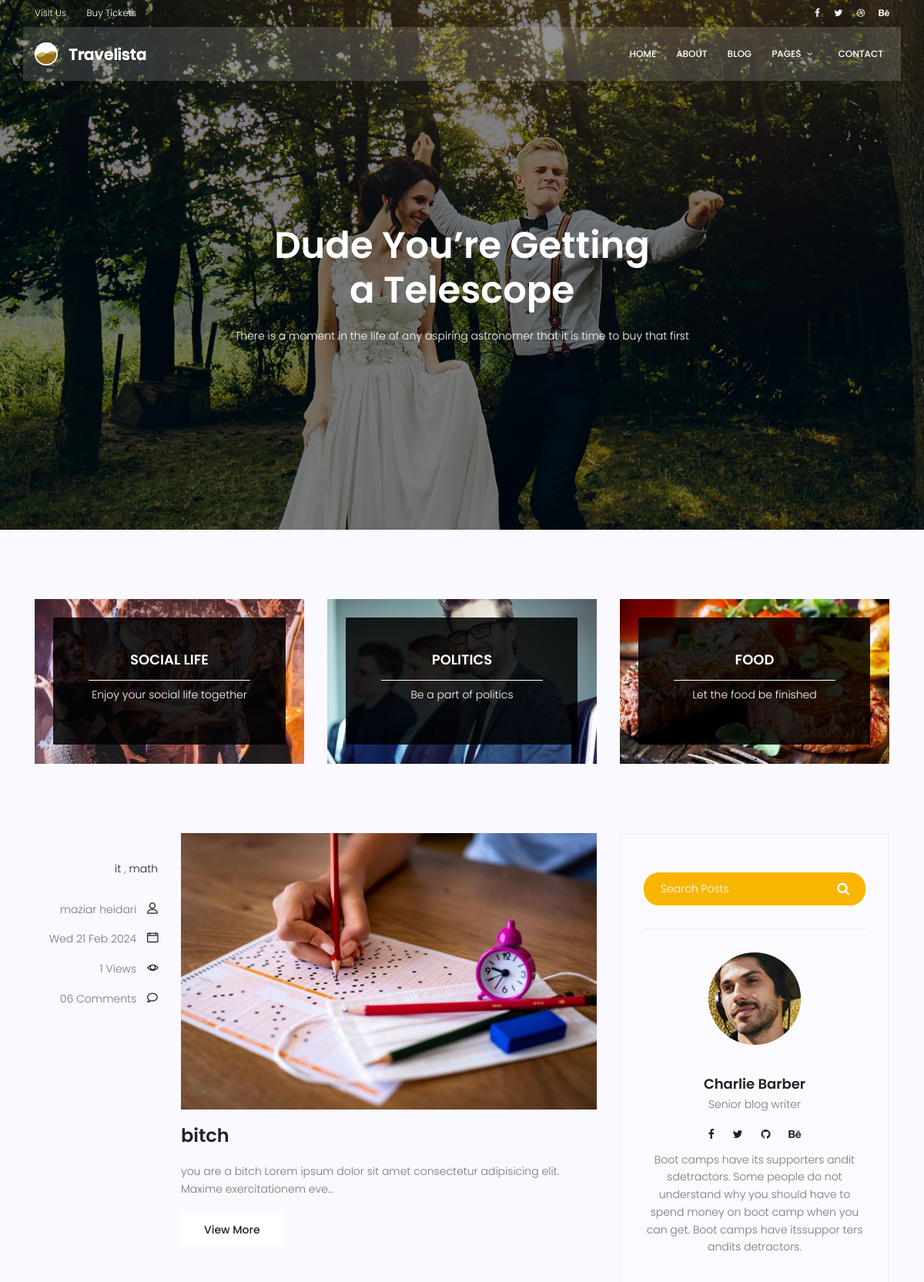
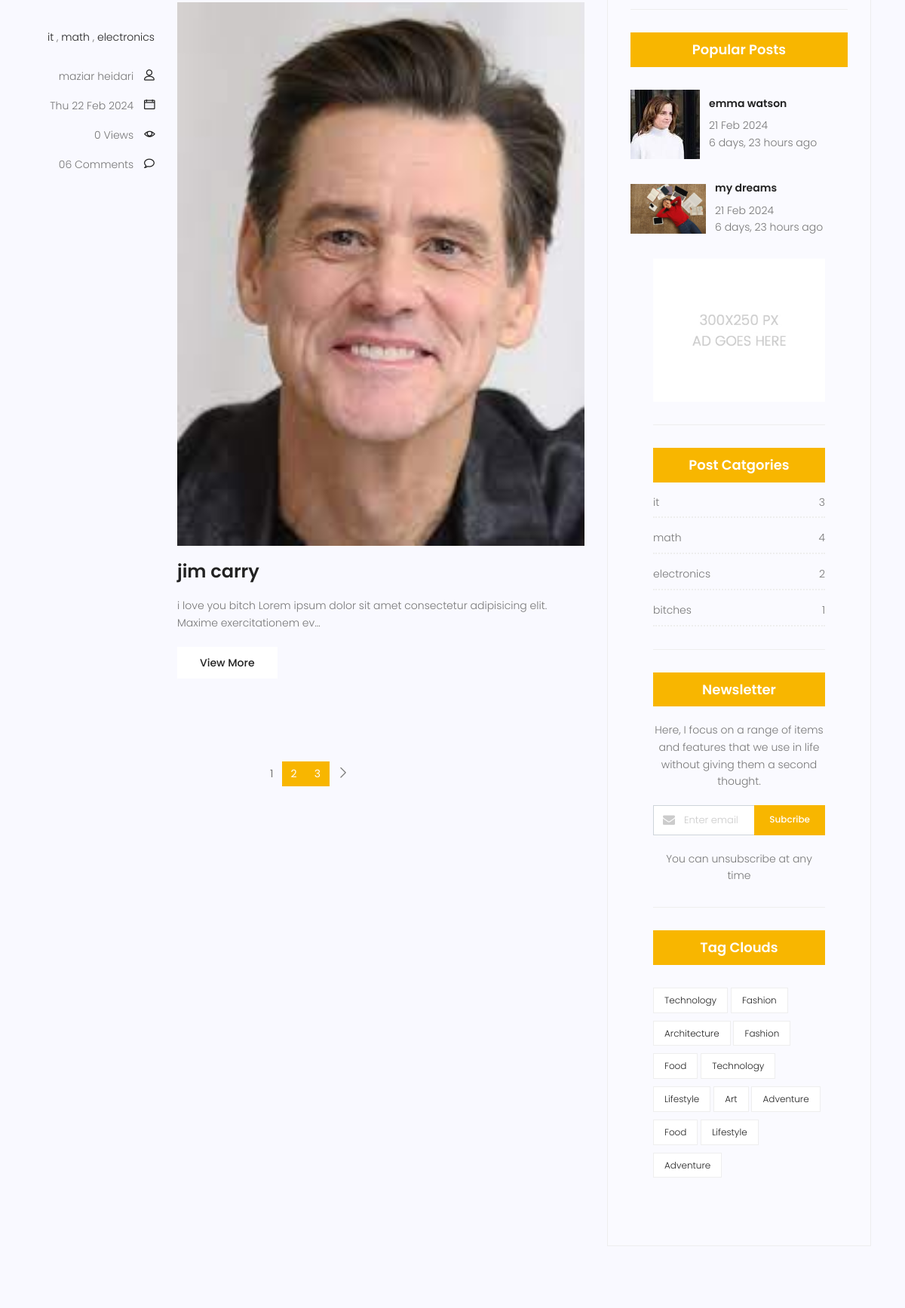
Screenshot of /blog/ (upper part) with the database file from the repository (2 pictures, top to bottom).
### blog/models.py (models this page shows, shortened)
class Category(models.Model):
  name = models.CharField(max_length=255)
  def __str__(self):
    return self.name

class Post(models.Model):
  category = models.ManyToManyField(Category)
  author = models.ForeignKey(User, on_delete=models.SET_NULL, null=True)
  image = models.ImageField(upload_to='blog', default='blog/default.jpg')
  title = models.CharField(max_length=255)
  content = models.TextField()
  counted_views = models.IntegerField(default=0)
  status = models.BooleanField(default=False)
  published_date = models.DateTimeField(null=True)
  created_date = models.DateTimeField(auto_now_add=True)
  updated_date = models.DateTimeField(auto_now=True)
  class Meta:
    ordering = ['created_date']
    verbose_name = 'پست'
    verbose_name_plural = 'پست ها'
  '''
  def get_absilute_url(self):
    return reverse('blog:single', kwargs={'pid':self.id})
  '''

### blog/views.py (the view)
# urls.py: path('', views.blog_view, name='index' ),
def blog_view(request,**kwargs):
  posts = Post.objects.filter(status=1)
  if kwargs.get('cat_name') != None:
    posts = posts.filter(category__name=kwargs['cat_name'])
  if kwargs.get('author_username') != None:
    posts = posts.filter(author__username=kwargs['author_username'])
  posts = Paginator(posts,2)
  try:
    page_number = request.GET.get('page')
    posts = posts.get_page(page_number)
  except PageNotAnInteger:
    posts = posts.get_page(1)
  except EmptyPage:
    posts = posts.get_page(1)
  return render(request, 'blog/blog-home.html', {
    'posts': posts
  })

### blog/templatetags/blog_tags.py (called while the page is built)
@register.inclusion_tag('blog/blog-popular-posts.html')
def popularposts(args=1):
  posts = Post.objects.filter(status=1).order_by('published_date')[:args]
  return {'posts':posts}

@register.inclusion_tag('blog/blog-category.html')
def postcategories():
  posts = Post.objects.filter(status=1)
  categories = Category.objects.all()
  cat_dict = {}
  for name in categories:
     cat_dict[name] = posts.filter(category=name).count()
  return {'categories':cat_dict}

### templates/blog/blog-home.html (shortened to what this page needs)
{% extends 'base.html' %}
	{% load blog_tags %}
	{% load static %}
	{% block body %}
			<section class="banner-area relative blog-home-banner" id="home">
				<div class="overlay overlay-bg"></div>
				<div class="container">
					<div class="row d-flex align-items-center justify-content-center">
						<div class="about-content blog-header-content col-lg-12">
							<h1 class="text-white">
								Dude You’re Getting
								a Telescope
							</h1>
							<p class="text-white">
								There is a moment in the life of any aspiring astronomer that it is time to buy that first
							</p>
						</div>
					</div>
				</div>
			</section>
			<section class="top-category-widget-area pt-90 pb-90 ">
				<div class="container">
					<div class="row">
						<div class="col-lg-4">
							<div class="single-cat-widget">
								<div class="content relative">
									<div class="overlay overlay-bg"></div>
								    <a href="#" target="_blank">
								      <div class="thumb">
								  		 <img class="content-image img-fluid d-block mx-auto" src="{% static 'img/blog/cat-widget1.jpg' %}" alt="">
								  	  </div>
								      <div class="content-details">
								        <h4 class="content-title mx-auto text-uppercase">Social life</h4>
								        <span></span>
								        <p>Enjoy your social life together</p>
								      </div>
								    </a>
								</div>
							</div>
						</div>
						<div class="col-lg-4">
							<div class="single-cat-widget">
								<div class="content relative">
									<div class="overlay overlay-bg"></div>
								    <a href="#" target="_blank">
								      <div class="thumb">
								  		 <img class="content-image img-fluid d-block mx-auto" src="{% static 'img/blog/cat-widget2.jpg' %}" alt="">
								  	  </div>
								      <div class="content-details">
								        <h4 class="content-title mx-auto text-uppercase">Politics</h4>
								        <span></span>
								        <p>Be a part of politics</p>
								      </div>
								    </a>
								</div>
							</div>
						</div>
						<div class="col-lg-4">
							<div class="single-cat-widget">
								<div class="content relative">
									<div class="overlay overlay-bg"></div>
								    <a href="#" target="_blank">
								      <div class="thumb">
								  		 <img class="content-image img-fluid d-block mx-auto" src="{% static 'img/blog/cat-widget3.jpg' %}" alt="">
								  	  </div>
								      <div class="content-details">
								        <h4 class="content-title mx-auto text-uppercase">Food</h4>
								        <span></span>
								        <p>Let the food be finished</p>
								      </div>
								    </a>
								</div>
							</div>
						</div>
					</div>
				</div>
			</section>
			<section class="post-content-area">
				<div class="container">
					<div class="row">
						<div class="col-lg-8 posts-list">
							{% for post in posts %}
								<div class="single-post row">
									<div class="col-lg-3  col-md-3 meta-details">
										<ul class="tags">
											<li><a href="#">
												{% for cat in post.category.all %}
													<a href="{% url 'blog:category' cat_name=cat.name %}">{{cat}}</a> {% if not forloop.last %},{% endif %}
												{% endfor %}
											</a></li>
										</ul>
										<div class="user-details row">
											<p class="user-name col-lg-12 col-md-12 col-6"><a href="{% url 'blog:author' author_username=post.author.username %}">{{post.author.get_full_name}}</a> <span class="lnr lnr-user"></span></p>
											<p class="date col-lg-12 col-md-12 col-6"><a href="#">{{post.published_date|date:"D d M Y"}}</a> <span class="lnr lnr-calendar-full"></span></p>
											<p class="view col-lg-12 col-md-12 col-6"><a href="#">{{post.counted_views}} Views</a> <span class="lnr lnr-eye"></span></p>
											<p class="comments col-lg-12 col-md-12 col-6"><a href="#">06 Comments</a> <span class="lnr lnr-bubble"></span></p>
										</div>
									</div>
									<div class="col-lg-9 col-md-9 ">
										<div class="feature-img">
											<img class="img-fluid" src="{{post.image.url}}" alt="">
										</div>
										<a class="posts-title" href="{% url 'blog:single' pid=post.id %}"><h3>{{post.title}}</h3></a>
										<p class="excert">
											{{post.content|truncatechars:100}}
										</p>
										<a href="" class="primary-btn">View More</a>
									</div>
								</div>
							{% endfor %}
		                    <nav class="blog-pagination justify-content-center d-flex">
														<ul class="pagination">
															{% for i in posts.paginator.page_range %}
																{% if posts.number == i %}
																	<li class="page-item"><a href="?page={{i}}" class="page-link">{{i}}</a></li>
																	{% else %}
																	<li class="page-item active"><a href="?page={{i}}" class="page-link">{{i}}</a></li>
																{% endif %}
															{% endfor %}
																{% if posts.has_next %}
		                            <li class="page-item">
		                                <a href="?page={{posts.next_page_number}}" class="page-link" aria-label="Next">
		                                    <span aria-hidden="true">
		                                        <span class="lnr lnr-chevron-right"></span>
		                                    </span>
		                                </a>
		                            </li>
																{% endif %}
		                        </ul>
		                    </nav>
						</div>
						<div class="col-lg-4 sidebar-widgets">
							<div class="widget-wrap">
								{% include 'blog/blog-search.html' %}
								{% include 'blog/blog-writer.html' %}
								{% popularposts 2 %}
								{% include 'blog/blog-ads.html' %}
								{% postcategories %}
								<div class="single-sidebar-widget newsletter-widget">
									<h4 class="newsletter-title">Newsletter</h4>
									<p>
										Here, I focus on a range of items and features that we use in life without
										giving them a second thought.
									</p>
									<div class="form-group d-flex flex-row">
									   <div class="col-autos">
									      <div class="input-group">
									        <div class="input-group-prepend">
									          <div class="input-group-text"><i class="fa fa-envelope" aria-hidden="true"></i>
											</div>
									        </div>
									        <input type="text" class="form-control" id="inlineFormInputGroup" placeholder="Enter email" onfocus="this.placeholder = ''" onblur="this.placeholder = 'Enter email'" >
									      </div>
									    </div>
									    <a href="#" class="bbtns">Subcribe</a>
									</div>
									<p class="text-bottom">
										You can unsubscribe at any time
									</p>
								</div>
								<div class="single-sidebar-widget tag-cloud-widget">
									<h4 class="tagcloud-title">Tag Clouds</h4>
									<ul>
										<li><a href="#">Technology</a></li>
										<li><a href="#">Fashion</a></li>
										<li><a href="#">Architecture</a></li>
										<li><a href="#">Fashion</a></li>
										<li><a href="#">Food</a></li>
										<li><a href="#">Technology</a></li>
										<li><a href="#">Lifestyle</a></li>
										<li><a href="#">Art</a></li>
										<li><a href="#">Adventure</a></li>
										<li><a href="#">Food</a></li>
										<li><a href="#">Lifestyle</a></li>
										<li><a href="#">Adventure</a></li>
									</ul>
								</div>
							</div>
						</div>
					</div>
				</div>
			</section>
			{% endblock %}

### templates/blog/blog-popular-posts.html
{% load static %}
{% load humanize %}
<div class="single-sidebar-widget popular-post-widget">
  <h4 class="popular-title">Popular Posts</h4>
  {% for post in posts %}
  <div class="popular-post-list">
      <div class="single-post-list d-flex flex-row align-items-center">
        <div class="thumb">
          <img class="img-fluid" src="{{post.image.url}}" alt="">
        </div>
        <div class="details">
          <a href="{% url 'blog:single' pid=post.id %}"><h6>{{post.title}}</h6></a>
          <p>{{post.published_date|date:"d M Y"}}</p>
          <p>{{post.published_date|naturaltime}}</p>
        </div>
      </div>
    {% endfor %}
</div>

### templates/blog/blog-category.html
{%load static%}
<div class="single-sidebar-widget post-category-widget">
  <h4 class="category-title">Post Catgories</h4>
  <ul class="cat-list">
    {% for name,count in categories.items %}
    <li>
      <a href="{% url 'blog:category' cat_name=name %}" class="d-flex justify-content-between">
        <p>{{name}}</p>
        <p>{{count}}</p>
      </a>
    </li>
    {% endfor %}
  </ul>
</div>

### rows the page displays
Post: author.get_full_name "maziar heidari", published_date "Wed 21 Feb 2024", counted_views "1", image (picture), title "bitch", content "you are a bitch Lorem ipsum dolor sit amet consectetur adipisicing elit. Maxime exercitationem eve…"
Category: name "it", count "3"
Category: name "math", count "4"
Post: author.get_full_name "maziar heidari", published_date "Thu 22 Feb 2024", counted_views "0", image (picture), title "jim carry", content "i love you bitch Lorem ipsum dolor sit amet consectetur adipisicing elit. Maxime exercitationem ev…"
Category: name "electronics", count "2"
Post: image (picture), title "emma watson", published_date "21 Feb 2024", published_date "6 days, 23 hours ago"
Post: image (picture), title "my dreams", published_date "21 Feb 2024", published_date "6 days, 23 hours ago"
Category: name "bitches", count "1"

### other values shown
{{ i }} "1"
{{ i }} "2" "3"
